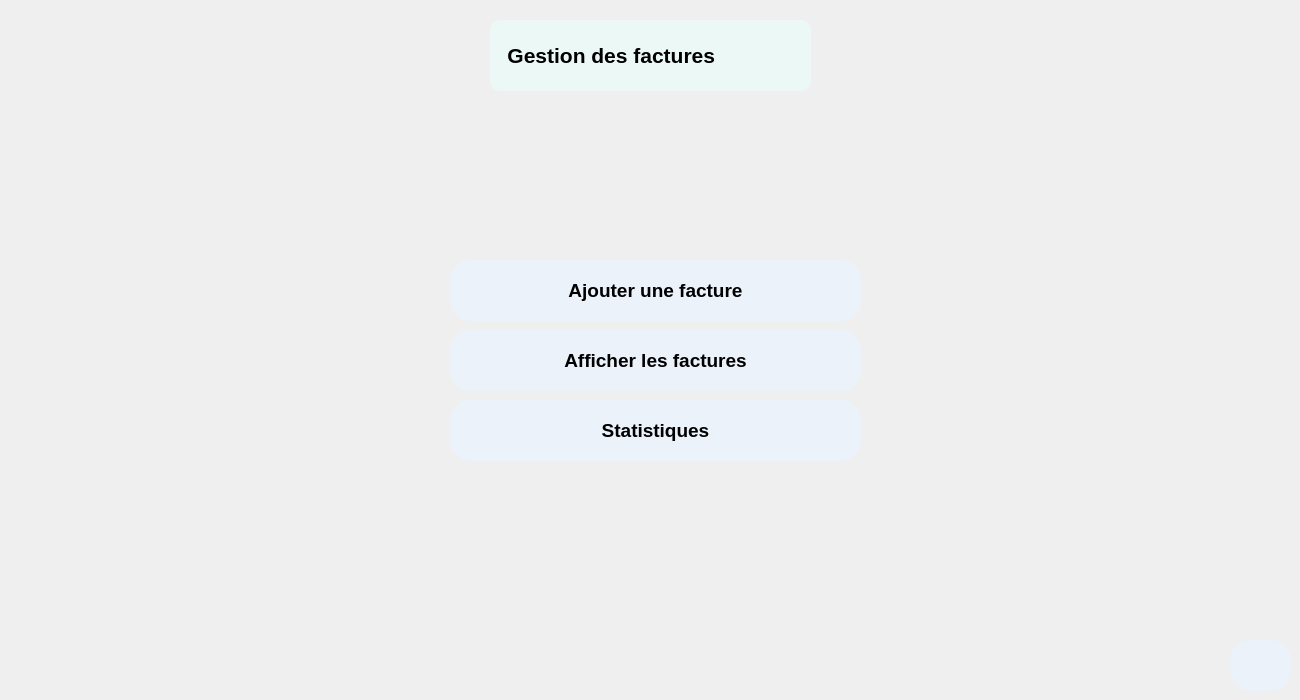
       <widget class="QWidget" name="acceuilFacture">
        <widget class="QPushButton" name="employesBtnPage_4">
         <property name="geometry">
          <rect>
           <x>450</x>
           <y>330</y>
           <width>411</width>
           <height>61</height>
          </rect>
         </property>
         <property name="font">
          <font>
           <pointsize>14</pointsize>
           <weight>75</weight>
           <bold>true</bold>
          </font>
         </property>
         <property name="styleSheet">
          <string notr="true">QPushButton{
background: #EBF2FA;
color: black;
border-radius: 20px;
}  
QPushButton:hover
{
color: white;
background: #0FAC71;
} </string>
         </property>
         <property name="text">
          <string>Afficher les factures</string>
         </property>
        </widget>
        <widget class="QPushButton" name="ajouterFacturePageBtn">
         <property name="geometry">
          <rect>
           <x>450</x>
           <y>260</y>
           <width>411</width>
           <height>61</height>
          </rect>
         </property>
         <property name="font">
          <font>
           <pointsize>14</pointsize>
           <weight>75</weight>
           <bold>true</bold>
          </font>
         </property>
         <property name="styleSheet">
          <string notr="true">QPushButton{
background: #EBF2FA;
color: black;
border-radius: 20px;
}  
QPushButton:hover
{
color: white;
background: #0FAC71;
} </string>
         </property>
         <property name="text">
          <string>Ajouter une facture</string>
         </property>
        </widget>
        <widget class="QLabel" name="label_12">
         <property name="geometry">
          <rect>
           <x>490</x>
           <y>20</y>
           <width>321</width>
           <height>71</height>
          </rect>
         </property>
         <property name="font">
          <font>
           <pointsize>16</pointsize>
           <weight>75</weight>
           <bold>true</bold>
          </font>
         </property>
         <property name="styleSheet">
          <string notr="true">QLabel{
background: #ecf8f6;
color: black;
border-radius: 10px;
}</string>
         </property>
         <property name="text">
          <string>   Gestion des factures</string>
         </property>
        </widget>
        <widget class="QPushButton" name="backMenuIrr_4">
         <property name="geometry">
          <rect>
           <x>1230</x>
           <y>640</y>
           <width>61</width>
           <height>51</height>
          </rect>
         </property>
         <property name="font">
          <font>
           <pointsize>14</pointsize>
           <weight>75</weight>
           <bold>true</bold>
          </font>
         </property>
         <property name="styleSheet">
          <string notr="true">QPushButton{
background: #EBF2FA;
color: black;
border-radius: 20px;
}  
QPushButton:hover
{
color: white;
background: #0FAC71;
} </string>
         </property>
         <property name="text">
          <string/>
         </property>
         <property name="icon">
          <iconset resource="icon.qrc">
           <normaloff>:/icons/icon/log-out.svg</normaloff>:/icons/icon/log-out.svg</iconset>
         </property>
         <property name="iconSize">
          <size>
           <width>30</width>
           <height>30</height>
          </size>
         </property>
        </widget>
        <widget class="QPushButton" name="statBtnPage">
         <property name="geometry">
          <rect>
           <x>450</x>
           <y>400</y>
           <width>411</width>
           <height>61</height>
          </rect>
         </property>
         <property name="font">
          <font>
           <pointsize>14</pointsize>
           <weight>75</weight>
           <bold>true</bold>
          </font>
         </property>
         <property name="styleSheet">
          <string notr="true">QPushButton{
background: #EBF2FA;
color: black;
border-radius: 20px;
}  
QPushButton:hover
{
color: white;
background: #0FAC71;
} </string>
         </property>
         <property name="text">
          <string>Statistiques</string>
         </property>
        </widget>
       </widget>
